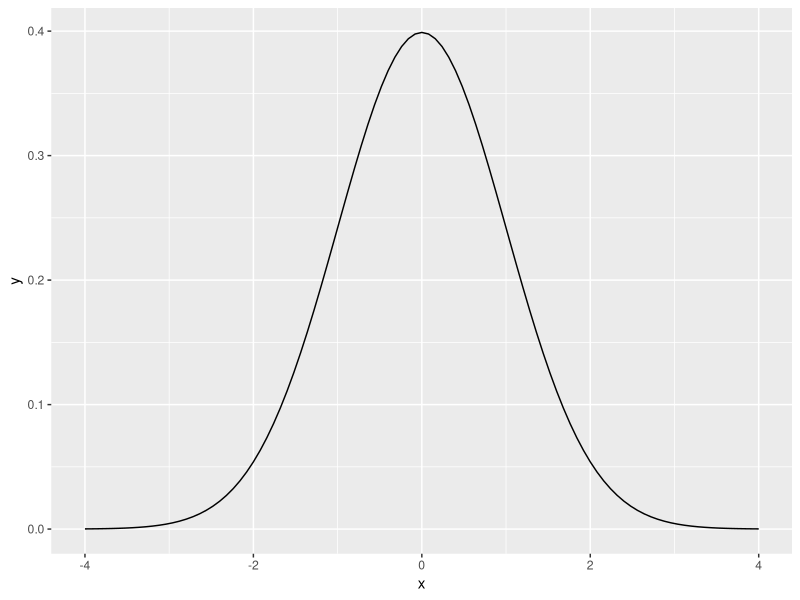
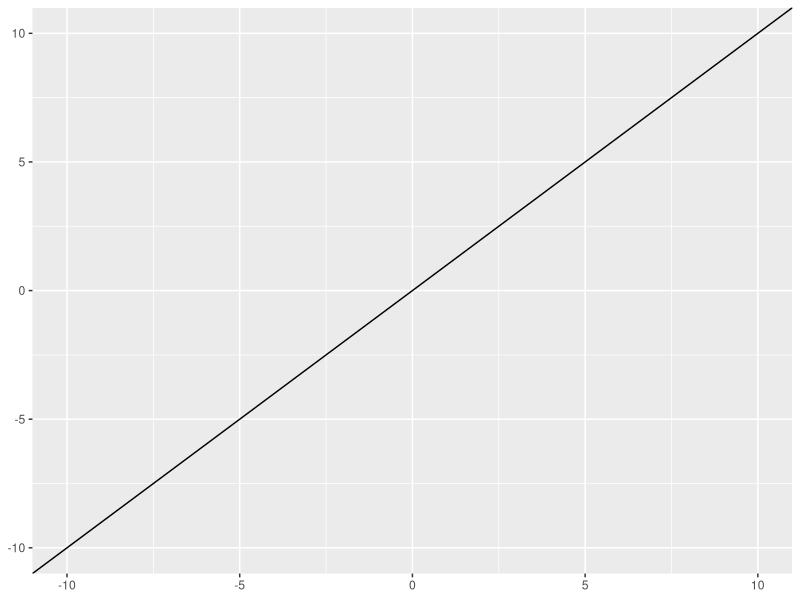

Generate these figures, in order, with R:
## ---- chunk 1
library(tidyverse)
## ---- chunk 2
# load packages
library(tidyverse)
# establish bounds for x
plot_data<-data.frame(x = c(-4, 4))
# plot
ggplot(plot_data,
       aes(x = x)) + 
  # stat_function evaluates the specified function over x (Normal PDF here)
  # args lets us modify the call to dnorm with arguments
  stat_function(fun = dnorm, 
                args = list(mean = 0, sd = 1))
## ---- chunk 3
ggplot() + 
  geom_abline(slope = 1, intercept = 0) + 
  # lims() specifies limits of plotting window
  lims(x = c(-10, 10), y = c(-10, 10)) 
